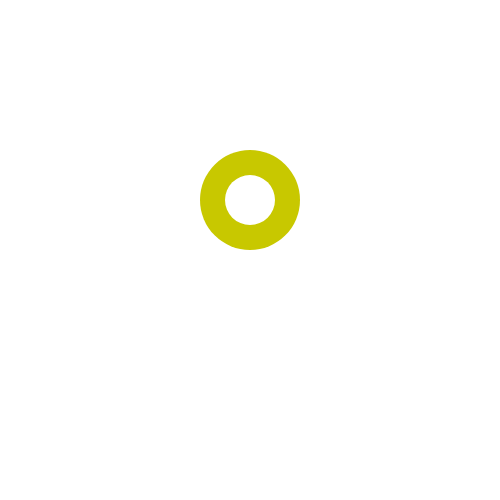
Frame 1 (no input)
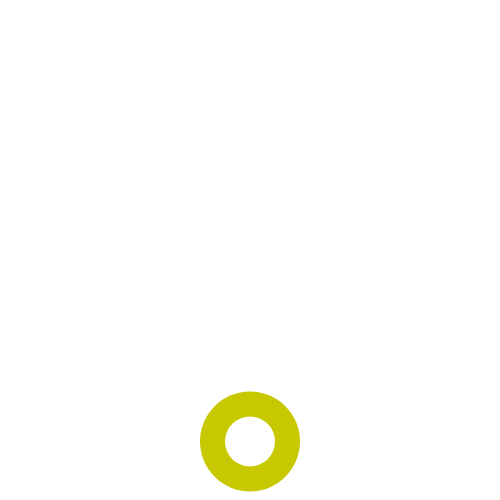
Frame 60 (no input)
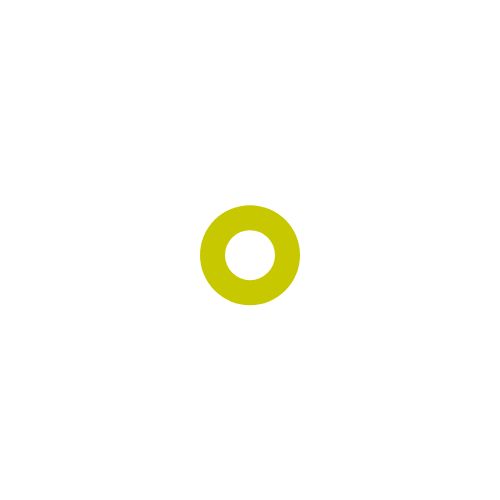
Frame 120 (the mouse pressed at the canvas centre since frame 60)

The p5.js sketch that drew these frames (run headless with seeded random() and noise() and a simulated clock; from frame 60 on, the mouse is pressed at the canvas centre):

// p5.js sketch
// ── sketch.js
let y = 200;
let ySpeed = 3;
let gravity = 0.05;

function setup() {
    createCanvas(500, 500);
}

function draw() { // 60fps
    background(255);
    noStroke();
    fill(200, 200, 0);
    ellipse(width/2, y, 100);
    fill(255);
    ellipse(width/2, y, 50);
    y += ySpeed;
    ySpeed += gravity;
    if (y > 450 && ySpeed > 0 ) {
        ySpeed *= -0.8;
    } else if (y < 50) {
        ySpeed *= -0.8;
    }
}



// if (something) { }
// y = y + ySpeed;
// y += ySpeed;












///////////////////////////////////////////////////////////////

// let y = 250, ySpeed = 2, gravity = 0.0981;
// // let thisthing = true;
//
// function setup() {
//     createCanvas(400, 400);
//     background(0);
// }
//
// function draw() {
//     background(255);
//     fill(0, 200, 200); // it feels inside the
//     stroke(0);
//     ellipse(width / 2, y, 50);
//     y += ySpeed; // Adding ySpeed to y
//     ySpeed += gravity; // Adding yAcceration to ySpeed
//     if (y > 375) ySpeed = -5;
//     // for (let i = 0; i < 5; i++) {
//     //     fill(random(255), random(255), random(255));
//     //     ellipse(random(25, 375), random(25, 375), random(100));
//     // }
// }

// ── sketch0.js
function setup() {
    createCanvas(500, 500);
}

function draw() {
    background(255);
    fill(0);
    ellipse(width/2, height/2, width/2);
}



























///////////////////////////////////////////////////////////////

// let y = 250, ySpeed = 2, gravity = 0.0981;
// // let thisthing = true;
//
// function setup() {
//     createCanvas(400, 400);
//     background(0);
// }
//
// function draw() {
//     background(255);
//     fill(0, 200, 200); // it feels inside the
//     stroke(0);
//     ellipse(width / 2, y, 50);
//     y += ySpeed; // Adding ySpeed to y
//     ySpeed += gravity; // Adding yAcceration to ySpeed
//     if (y > 375) ySpeed = -5;
//     // for (let i = 0; i < 5; i++) {
//     //     fill(random(255), random(255), random(255));
//     //     ellipse(random(25, 375), random(25, 375), random(100));
//     // }
// }
